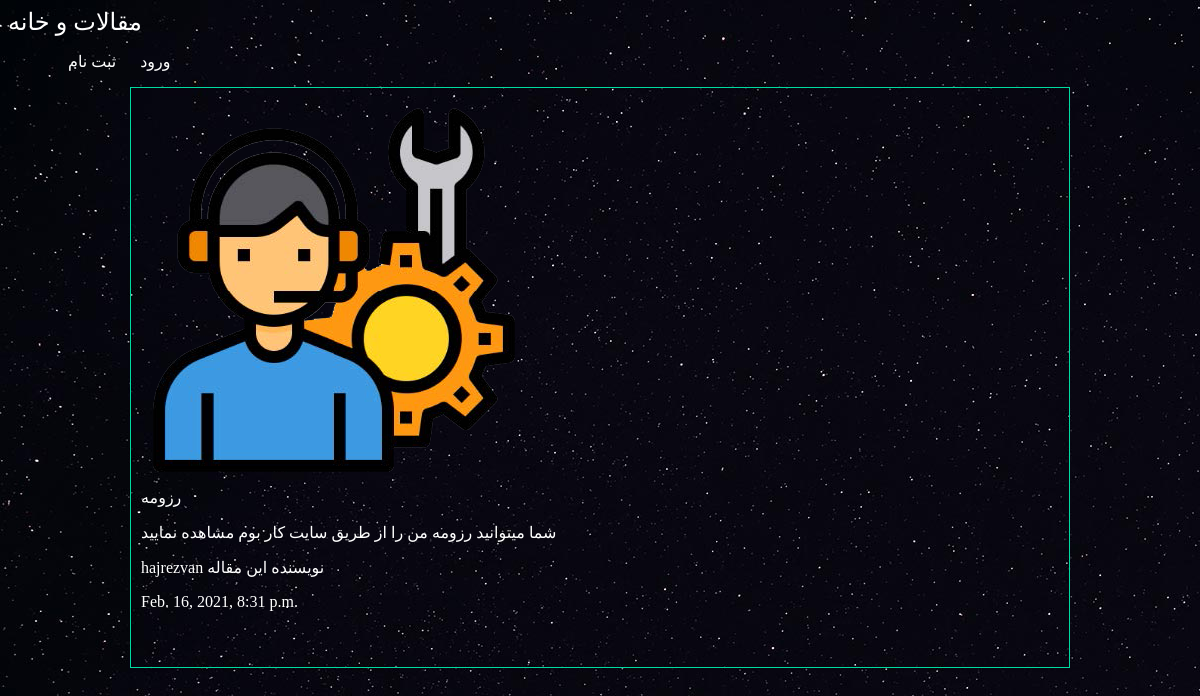
Screenshot of /articles/resume with the database file from the repository.
### articles/models.py (models this page shows, shortened)
class Articles(models.Model):
    title = models.CharField(max_length=100)
    slug = models.SlugField()
    body = models.TextField()
    date = models.DateTimeField(auto_now=True)
    author = models.ForeignKey(User, default=None, on_delete=models.CASCADE)
    image = models.ImageField(default='default.jpg', blank=True)

### articles/views.py (the view)
# urls.py: path('<slug:slug>', views.articles_detail, name="detail")
def articles_detail(request, slug):
    article = models.Articles.objects.get(slug=slug)
    return render(request, 'articles/articles_detail.html', {'article': article})

### articles/templates/articles/articles_detail.html (shortened to what this page needs)
{% extends 'base.html' %}
{% block content %}
    <div class="article_detail">
        <div class="article">
            <img src="{{ article.image.url }}" alt=""/>
            <h4>
                {{ article.title }}
            </h4>
            <p>
                {{ article.body }}
            </p>
            <p>
                {{ article.author }}
                نویسنده این مقاله
            </p>
            <p>
                {{ article.date }}
            </p>
        </div>
    </div>
{% endblock %}

### assets/style.css (style rules this page uses)
body { background-color: #0f121f; background-image: url(stars.jpg); background-repeat-y: no-repeat; background-attachment: fixed; color: #fff; }
body * { font-family: "B Koodak"; }
h1, h2, h3, h4, h5 { font-weight: normal; margin: 0; }
.article { margin: 10px; border: 1px solid #00dba0; position: relative; padding: 10px 10px 40px; }

### rows the page displays
Articles: image (picture), title "رزومه", body "شما میتوانید رزومه من را از طریق سایت کار بوم مشاهده نمایید", author "hajrezvan", date "Feb. 16, 2021, 8:31 p.m."
